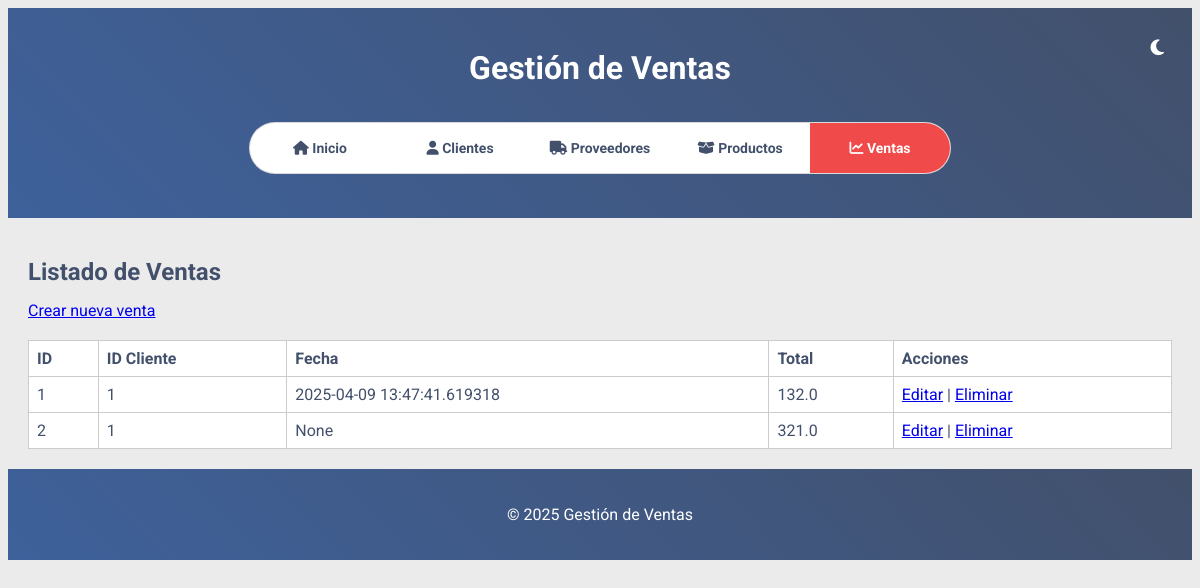
Page /ventas/lista on the earlier database version.
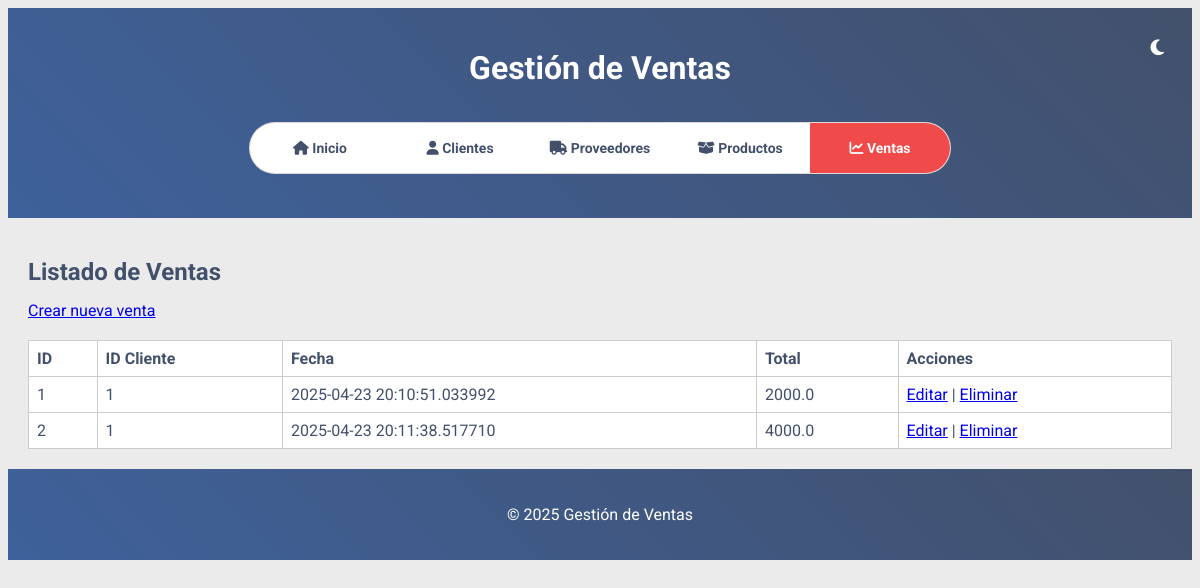
Same page on the later database version.
### models/venta.py (models this page shows, shortened)
class Venta(db.Model):
    __tablename__ = 'ventas'
    id = db.Column(db.Integer, primary_key=True)
    cliente_id = db.Column(db.Integer, db.ForeignKey('clientes.id'))
    total = db.Column(db.Float, nullable=False)
    fecha = db.Column(db.DateTime, default=datetime.datetime.utcnow)
    productos = db.relationship("VentaProducto", back_populates="venta")

### routes/ventas.py (the view)
@bp.route('/lista', methods=['GET'])
def lista_ventas():
    ventas = get_all_ventas()
    return render_template('ventas/lista.html', ventas=ventas)

### services/ventas_service.py (called while the page is built)
def get_all_ventas():
    return Venta.query.all()

### templates/ventas/lista.html (shortened to what this page needs)
{% extends "base.html" %}
{% block content %}
<h2>Listado de Ventas</h2>
<a href="{{ url_for('ventas.crear_venta_view') }}">Crear nueva venta</a>
<table>
    <thead>
        <tr>
            <th>ID</th>
            <th>ID Cliente</th>
            <th>Fecha</th>
            <th>Total</th>
            <th>Acciones</th>
        </tr>
    </thead>
    <tbody>
        {% for v in ventas %}
        <tr>
            <td>{{ v.id }}</td>
            <td>{{ v.cliente_id }}</td>
            <td>{{ v.fecha }}</td>
            <td>{{ v.total }}</td>
            <td>
                <a href="{{ url_for('ventas.editar_venta_view', id=v.id) }}">Editar</a> |
                <a href="{{ url_for('ventas.eliminar_venta_view', id=v.id) }}">Eliminar</a>
            </td>
        </tr>
        {% endfor %}
    </tbody>
</table>
{% endblock %}

Differences in the rows shown:
changed Venta id 1: fecha "2025-04-09 13:47:41.619318" → "2025-04-23 20:10:51.033992"; total "132.0" → "2000.0"
changed Venta id 2: fecha "None" → "2025-04-23 20:11:38.517710"; total "321.0" → "4000.0"
